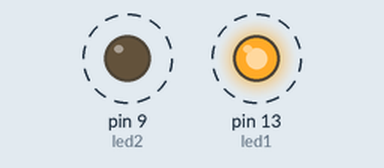
This sketch was run on a simulated Arduino Uno, built with avr-gcc and run on an emulated ATmega328P. Parts: output pins drawn as LEDs (lit = HIGH). Dashed ring = blinking.

Above: at 0.2 s.
Timing chart, 0 to 3.0 s (numbered marks = the images above):
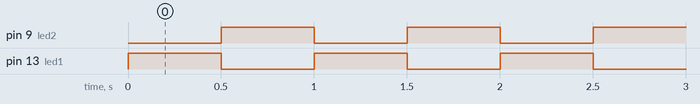

Measured:
- by itself, pin 9 (led2), pin 13 (led1): alternates HIGH for 0.50 s and LOW for 0.50 s

The sketch:

exercise.ino
```cpp
const int led1 = 13;
const int led2 = 9;

void setup() {
  // initialize pin 13 and 9 as outputs
  pinMode(led1, OUTPUT);
  pinMode(led2, OUTPUT);
}

void loop() {
  // turn on led 1 and turn off led 2
  digitalWrite(led1, HIGH);
  digitalWrite(led2, LOW);

  // pausing execution for 500ms
  delay(500);

  // turn off led 1 and turn on led 2
  digitalWrite(led1, LOW);
  digitalWrite(led2, HIGH);

  // pausing execution for 500ms
  delay(500);
}
```
